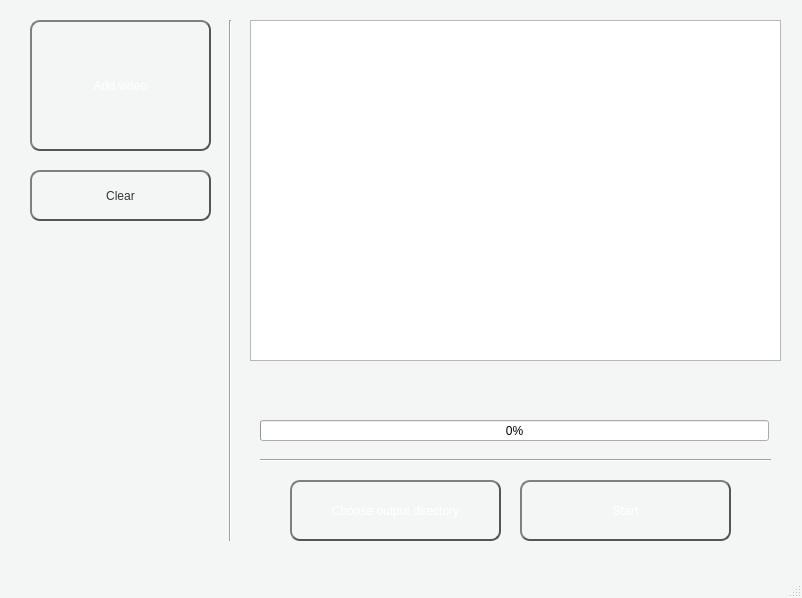
<?xml version="1.0" encoding="UTF-8"?>
<ui version="4.0">
 <class>MainWindow</class>
 <widget class="QMainWindow" name="MainWindow">
  <property name="geometry">
   <rect>
    <x>0</x>
    <y>0</y>
    <width>802</width>
    <height>598</height>
   </rect>
  </property>
  <property name="font">
   <font>
    <family>.Arial Hebrew Desk Interface</family>
   </font>
  </property>
  <property name="windowTitle">
   <string>Video To Slides Splitter</string>
  </property>
  <property name="autoFillBackground">
   <bool>false</bool>
  </property>
  <property name="styleSheet">
   <string notr="true">QMainWindow {
	background: #F4F6F6;
}</string>
  </property>
  <widget class="QWidget" name="centralwidget">
   <widget class="QPushButton" name="chooseOutputDirectoryButton">
    <property name="geometry">
     <rect>
      <x>290</x>
      <y>480</y>
      <width>211</width>
      <height>61</height>
     </rect>
    </property>
    <property name="styleSheet">
     <string notr="true">QPushButton {
    color: #fff;
    border: 2px solid #555;
    border-radius: 10px;
    border-style: outset;
    background: qradialgradient(
        cx: 0.3, cy: -0.4, fx: 0.3, fy: -0.4,
        radius: 1.35, stop: 0 #AED6F1, stop: 1 #2874A6
        );
    padding: 5px;
    }


QPushButton:pressed {
    border-style: inset;
    background: #1B4F72;
    }</string>
    </property>
    <property name="text">
     <string>Choose output directory</string>
    </property>
   </widget>
   <widget class="QPushButton" name="startButton">
    <property name="geometry">
     <rect>
      <x>520</x>
      <y>480</y>
      <width>211</width>
      <height>61</height>
     </rect>
    </property>
    <property name="styleSheet">
     <string notr="true">QPushButton {
    color: #fff;
    border: 2px solid #555;
    border-radius: 10px;
    border-style: outset;
    background: qradialgradient(
        cx: 0.3, cy: -0.4, fx: 0.3, fy: -0.4,
        radius: 1.35, stop: 0 #fff, stop: 1 #229954
        );
    padding: 5px;
    }


QPushButton:pressed {
    border-style: inset;
    background: qradialgradient(
        cx: 0.3, cy: -0.4, fx: 0.3, fy: -0.4,
        radius: 1.35, stop: 0 #fff, stop: 1 #145A32
        );
    }</string>
    </property>
    <property name="text">
     <string>Start</string>
    </property>
   </widget>
   <widget class="QPushButton" name="addVideoButton">
    <property name="geometry">
     <rect>
      <x>30</x>
      <y>20</y>
      <width>181</width>
      <height>131</height>
     </rect>
    </property>
    <property name="styleSheet">
     <string notr="true">QPushButton {
    color: #fff;
    border: 2px solid #555;
    border-radius: 10px;
    border-style: outset;
    background: qradialgradient(
        cx: 0.3, cy: -0.4, fx: 0.3, fy: -0.4,
        radius: 1.35, stop: 0 #AED6F1, stop: 1 #2874A6
        );
    padding: 5px;
    }

QPushButton:pressed {
    border-style: inset;
    background: #1B4F72;
    }</string>
    </property>
    <property name="text">
     <string>Add video</string>
    </property>
   </widget>
   <widget class="QPushButton" name="removeVideoButton">
    <property name="geometry">
     <rect>
      <x>30</x>
      <y>170</y>
      <width>181</width>
      <height>51</height>
     </rect>
    </property>
    <property name="styleSheet">
     <string notr="true">QPushButton {
    color: #333;
    border: 2px solid #555;
    border-radius: 10px;
    border-style: outset;
    background: qradialgradient(
        cx: 0.3, cy: -0.4, fx: 0.3, fy: -0.4,
        radius: 1.35, stop: 0 #fff, stop: 1 #bbb
        );
    padding: 5px;
    }

QPushButton:hover {
    
    }

QPushButton:pressed {
    border-style: inset;
    background: qradialgradient(
        cx: 0.3, cy: -0.4, fx: 0.3, fy: -0.4,
        radius: 1.35, stop: 0 #fff, stop: 1 #888
        );
    }</string>
    </property>
    <property name="text">
     <string>Clear</string>
    </property>
    <property name="checkable">
     <bool>false</bool>
    </property>
    <property name="checked">
     <bool>false</bool>
    </property>
    <property name="flat">
     <bool>false</bool>
    </property>
   </widget>
   <widget class="Line" name="line">
    <property name="geometry">
     <rect>
      <x>220</x>
      <y>20</y>
      <width>20</width>
      <height>521</height>
     </rect>
    </property>
    <property name="orientation">
     <enum>Qt::Vertical</enum>
    </property>
   </widget>
   <widget class="Line" name="line_2">
    <property name="geometry">
     <rect>
      <x>260</x>
      <y>450</y>
      <width>511</width>
      <height>20</height>
     </rect>
    </property>
    <property name="orientation">
     <enum>Qt::Horizontal</enum>
    </property>
   </widget>
   <widget class="QGraphicsView" name="preview">
    <property name="geometry">
     <rect>
      <x>250</x>
      <y>20</y>
      <width>531</width>
      <height>341</height>
     </rect>
    </property>
   </widget>
   <widget class="QProgressBar" name="progressBar">
    <property name="geometry">
     <rect>
      <x>260</x>
      <y>420</y>
      <width>509</width>
      <height>21</height>
     </rect>
    </property>
    <property name="value">
     <number>0</number>
    </property>
   </widget>
  </widget>
  <widget class="QMenuBar" name="menubar">
   <property name="geometry">
    <rect>
     <x>0</x>
     <y>0</y>
     <width>802</width>
     <height>21</height>
    </rect>
   </property>
  </widget>
  <widget class="QStatusBar" name="statusbar"/>
 </widget>
 <resources/>
 <connections/>
</ui>
